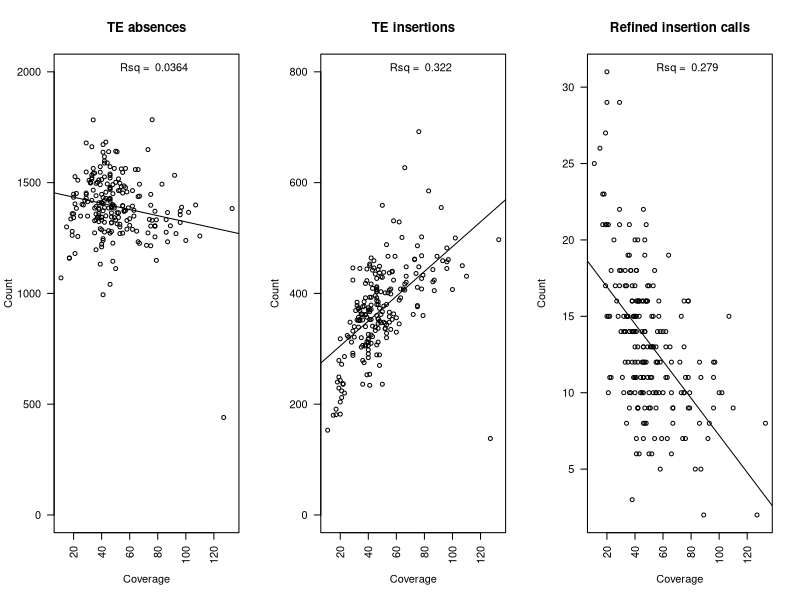
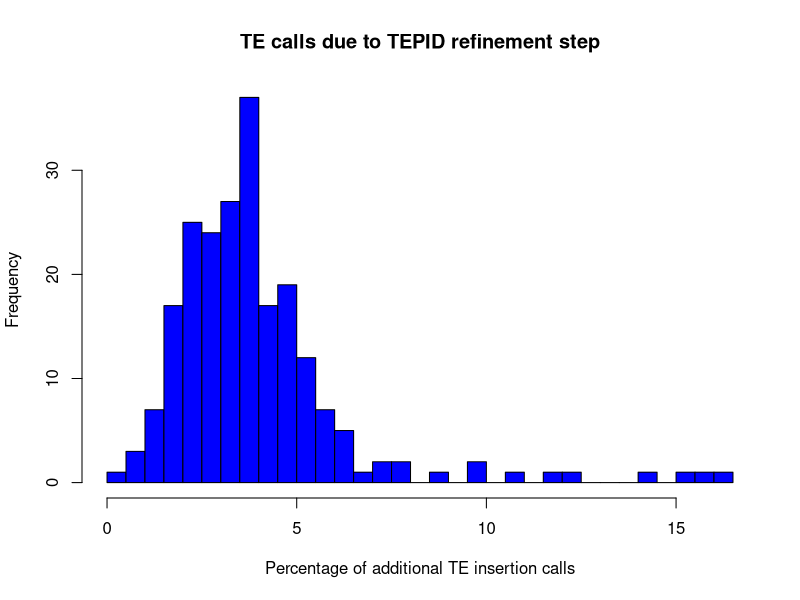

Generate these figures, in order, with R:
library(dplyr)
library(readr)
library(tidyr)

cov <- read_tsv("../ProcessedData/coverages.tsv", col_names = c("Accession", "Coverage"))
ins <- read_tsv("../ProcessedData/insertion_counts.tsv", col_names = c("Accession", "Insertions"))
del <- read_tsv("../ProcessedData/deletion_counts.tsv", col_names = c("Accession", "Absences"))
refine <- read_tsv("../ProcessedData/refinement_stats.tsv", col_names = c("Accession", "Refined"))

dat <- left_join(cov, ins) %>% left_join(del) %>%
  gather(indel, Count, Insertions, Absences)

ref <- left_join(refine, ins) %>% mutate(perc = Refined / Insertions * 100)
ref <- left_join(ref, cov)

model.del <- lm(Count ~ Coverage, data=filter(dat, indel == "Absences"))
rsq.del <- signif(summary(model.del)$adj.r.squared, 3)

model.ins <- lm(Count ~ Coverage, data=filter(dat, indel == "Insertions"))
rsq.ins <- signif(summary(model.ins)$adj.r.squared, 3)

model.ref <- lm(Refined ~ Coverage, data=ref)
rsq.ref <- signif(summary(model.ref)$adj.r.squared, 3)

pdf("../Plots/coverage_variant_count.pdf", height=3, width = 8, useDingbats = F)
par(mfrow=c(1,3))
plot(Count ~ Coverage, data=filter(dat, indel == "Absences"), ylim=c(0, 2000), cex=0.8, las=2)
abline(model.del)
title("TE absences")
legend("top", paste("Rsq = ", rsq.del), bty="n")

plot(Count ~ Coverage, data=filter(dat, indel == "Insertions"), ylim=c(0, 800), cex=0.8, las=2)
abline(model.ins)
title("TE insertions")
legend("top", paste("Rsq = ", rsq.ins), bty = "n")

plot(Refined ~ Coverage, data=ref, ylab = "Count", cex=0.8, las=2)
abline(model.ref)
title("Refined insertion calls")
legend("top", paste("Rsq = ", rsq.ref), bty = "n")
dev.off()

pdf("../Plots/refinement_stats.pdf", height = 4, width = 4)
hist(ref$perc, breaks = 30, col="blue", main = "TE calls due to TEPID refinement step", xlab = "Percentage of additional TE insertion calls")
dev.off()